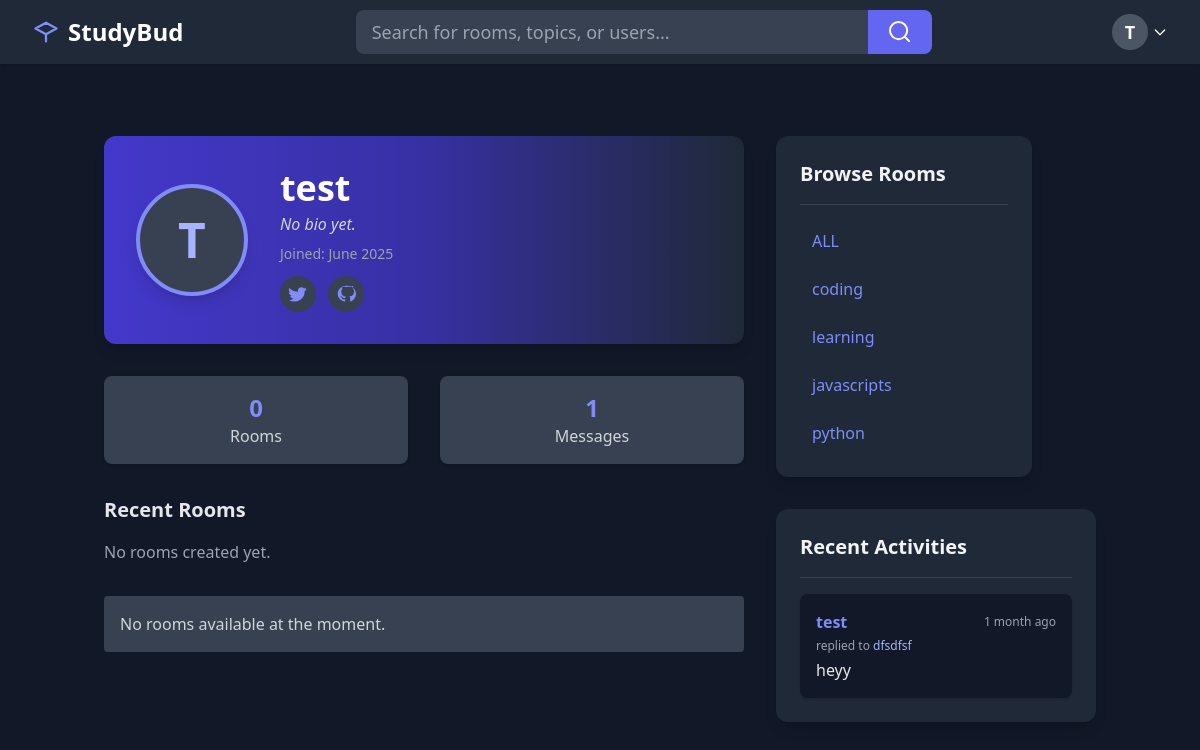
The page /profile/4/ on the database its author committed.
### base/models.py (models this page shows, shortened)
class Topic(models.Model):
    name = models.CharField(max_length=200)

class Message(models.Model):
    user = models.ForeignKey(User, on_delete=models.CASCADE)
    room = models.ForeignKey(Room, on_delete=models.CASCADE)
    body = models.TextField()
    updated = models.DateTimeField(auto_now=True)
    created = models.DateTimeField(auto_now_add=True)
    def __str__(self):
        return self.body[0:50]

class Room(models.Model):
    host = models.ForeignKey(User, on_delete=models.SET_NULL, null=True)
    topic = models.ForeignKey(Topic, on_delete=models.SET_NULL, null=True)
    name = models.CharField(max_length=200)
    description = models.TextField(null=True, blank=True)
    participants = models.ManyToManyField(User, related_name='participants', blank=True)
    updated = models.DateTimeField(auto_now=True)
    created = models.DateTimeField(auto_now_add=True)
    class Meta():
        ordering = ['-updated', '-created']
    def __str__(self):
        return self.name

### base/views.py (the view)
# urls.py: path('profile/<str:pk>/', views.userProfile, name='profile'),
def userProfile(request,pk):
    user = User.objects.get(id=pk)
    rooms = user.room_set.all()
    room_msgs = user.message_set.all()
    topics = Topic.objects.all()
    context = {"user": user, "rooms":rooms, "room_msgs": room_msgs, "topics": topics, "msgs":room_msgs }
    return render(request, 'base/profile.html', context)

### base/templates/base/profile.html (shortened to what this page needs)
{% extends 'main.html' %} {% block content %}
<div class="flex justify-center items-start min-h-screen bg-gray-900 py-10">
  <div class="w-full max-w-3xl">
    <div class="relative bg-gradient-to-r from-indigo-700 via-indigo-800 to-gray-800 rounded-xl shadow-lg p-8 mb-8 flex items-center gap-8">
      {% if user.profile.avatar %}
        <img src="{{user.profile.avatar.url}}" alt="profile image" class="rounded-full w-28 h-28 border-4 border-indigo-400 bg-gray-700 object-cover shadow-lg">
      {% else %}
        <span class="inline-flex items-center justify-center w-28 h-28 rounded-full bg-gray-700 text-indigo-300 text-5xl font-bold border-4 border-indigo-400 shadow-lg">
          {{ user.username|slice:':1'|upper }}
        </span>
      {% endif %}
      <div>
        <h2 class="text-4xl font-extrabold text-white mb-1 flex items-center gap-2">
          {{user.username}}
        </h2>
        <p class="text-gray-300 mb-2 italic">{{user.profile.bio|default:'No bio yet.'}}</p>
        <div class="flex items-center gap-4 text-gray-400 text-sm mb-2">
          <span>Joined: {{ user.date_joined|date:"F Y" }}</span>
        </div>
        <div class="flex gap-3 mt-3">
          <span class="bg-gray-700 p-2 rounded-full text-indigo-400 hover:bg-indigo-600 transition cursor-pointer">
          </span>
          <span class="bg-gray-700 p-2 rounded-full text-indigo-400 hover:bg-indigo-600 transition cursor-pointer">
          </span>
        </div>
      </div>
    </div>
    <div class="flex gap-8 mb-8">
      <div class="bg-gray-700 rounded-lg px-6 py-4 text-center flex-1 shadow">
        <div class="text-2xl font-bold text-indigo-400">{{user.room_set.all.count}}</div>
        <div class="text-gray-300">Rooms</div>
      </div>
      <div class="bg-gray-700 rounded-lg px-6 py-4 text-center flex-1 shadow">
        <div class="text-2xl font-bold text-indigo-400">{{user.message_set.all.count}}</div>
        <div class="text-gray-300">Messages</div>
      </div>
    </div>
    <div class="mb-8">
      <h3 class="text-xl font-semibold text-gray-200 mb-4">Recent Rooms</h3>
      <div class="space-y-3">
        {% for room in user.room_set.all|slice:':3' %}
          <div class="bg-gray-700 rounded-lg px-4 py-3 flex justify-between items-center hover:bg-gray-600 transition">
            <span class="text-indigo-300 font-semibold">{{ room.name }}</span>
            <a href="{% url 'room' room.id %}" class="text-indigo-400 hover:underline">View</a>
          </div>
        {% empty %}
          <div class="text-gray-400">No rooms created yet.</div>
        {% endfor %}
      </div>
    </div>
    <div>
      {% include 'base/feed_component.html' %}
    </div>
  </div>
  <div class="ml-8 flex flex-col gap-8">
    {% include 'base/topics_components.html' %}
    {% include 'base/activity_components.html' %}
  </div>
</div>
{% endblock %}

### templates/Navbar.html (shortened to what this page needs)
<nav class="bg-gray-800 shadow">
  <div class="max-w-7xl mx-auto px-4 sm:px-6 lg:px-8">
    <div class="flex justify-between h-16 items-center">
      <div class="flex items-center gap-2">
        <svg xmlns="http://www.w3.org/2000/svg" class="h-7 w-7 text-indigo-400" fill="none" viewBox="0 0 24 24" stroke="currentColor"><path stroke-linecap="round" stroke-linejoin="round" stroke-width="2" d="M12 14l9-5-9-5-9 5 9 5zm0 0v6m0-6l-9-5m9 5l9-5" /></svg>
        <a class="text-2xl font-bold text-white" href="{% url 'home' %}">StudyBud</a>
      </div>
      <div class="flex-1 flex items-center justify-center">
        <form method="GET" action="{% url 'home' %}" class="w-full max-w-xl flex">
          <input
            class="flex-1 rounded-l-lg bg-gray-700 text-gray-100 px-4 py-2 focus:outline-none focus:ring-2 focus:ring-indigo-400 text-lg"
            type="text"
            placeholder="Search for rooms, topics, or users..."
            aria-label="Search"
            name="q"
          />
          <button
            class="rounded-r-lg bg-indigo-500 hover:bg-indigo-600 px-5 py-2 text-white text-lg"
            type="submit"
          >
            <svg xmlns="http://www.w3.org/2000/svg" class="h-6 w-6" fill="none" viewBox="0 0 24 24" stroke="currentColor">
              <path stroke-linecap="round" stroke-linejoin="round" stroke-width="2" d="M21 21l-4.35-4.35m0 0A7.5 7.5 0 104.5 4.5a7.5 7.5 0 0012.15 12.15z" />
            </svg>
          </button>
        </form>
      </div>
      <div class="flex items-center gap-2">
        {% if user.is_authenticated %}
        <div class="relative ml-2" id="profileDropdownContainer">
          <button id="profileDropdownBtn" type="button" class="flex items-center focus:outline-none">
            <span class="inline-block h-9 w-9 rounded-full bg-gray-600 flex items-center justify-center text-white text-lg font-bold">
              {{ user.username|slice:":1"|upper }}
            </span>
            <svg class="ml-1 w-4 h-4 text-white" fill="none" stroke="currentColor" viewBox="0 0 24 24"><path stroke-linecap="round" stroke-linejoin="round" stroke-width="2" d="M19 9l-7 7-7-7"/></svg>
          </button>
        </div>
        {% else %}
        <a href="{% url 'login' %}" class="text-white bg-indigo-500 hover:bg-indigo-600 px-4 py-2 rounded transition font-semibold">Login</a>
        <a href="{% url 'register' %}" class="text-white bg-gray-700 hover:bg-indigo-400 px-4 py-2 rounded transition font-semibold">Register</a>
        {% endif %}
      </div>
    </div>
  </div>
</nav>

### base/templates/base/topics_components.html
<aside
  class="w-full md:w-64 bg-gray-800 rounded-xl p-6 shadow-lg flex-shrink-0 mb-6 md:mb-0"
>
  <h3 class="text-xl font-bold text-gray-100 mb-4">Browse Rooms</h3>
  <div class="border-b border-gray-700 mb-4"></div>
  {% if topics %}
  <ul class="space-y-2">
    <li>
      <a
        href="{% url 'home' %}"
        class="block px-3 py-2 rounded-lg text-indigo-400 hover:bg-gray-700 transition"
        >ALL</a
      >
    </li>
    {% for topic in topics %}
    <li>
      <a
        href="{% url 'home' %}?q={{ topic.name }}"
        class="block px-3 py-2 rounded-lg text-indigo-400 hover:bg-gray-700 transition"
        >{{ topic.name }}</a
      >
    </li>
    {% endfor %}
  </ul>
  {% else %}
  <div class="bg-gray-700 text-gray-300 rounded p-3 mt-4">
    No topics available at the moment.
  </div>
  {% endif %}
</aside>

### base/templates/base/activity_components.html
<aside
  class="w-full md:w-80 bg-gray-800 rounded-xl p-6 shadow-lg flex-shrink-0"
>
  <h3 class="text-xl font-bold text-gray-100 mb-4">Recent Activities</h3>
  <div class="border-b border-gray-700 mb-4"></div>
  <div class="space-y-4">
    {% for msg in msgs %}
    <div class="bg-gray-900 rounded-lg p-4 shadow flex flex-col">
      <div class="flex items-center justify-between mb-1">
        <span class="text-indigo-400 font-semibold">
          <a href="{% url 'profile' msg.user.id %}"> {{ msg.user }} </a>
        </span>
        <span class="text-xs text-gray-400">{{msg.created|timesince}} ago</span>
      </div>
      <span class="text-gray-400 text-xs mb-1"
        >replied to <span class="text-indigo-300">{{msg.room}}</span></span
      >
      <p class="text-gray-200">{{ msg }}</p>
    </div>
    {% empty %}
    <div class="bg-gray-700 text-gray-300 rounded p-4">
      No recent activities.
    </div>
    {% endfor %}
  </div>
</aside>

### rows shown on the page
Topic: name "coding"
Topic: name "learning"
Topic: name "javascripts"
Topic: name "python"
Message: user "test", created "1 month", room "dfsdfsf", body "heyy"

### other values the page prints
{{ user.username|slice:":1"|upper }} "T"
{{ user.username|slice:':1'|upper }} "T"
{{ user.username }} "test"
{{ user.profile.bio|default:'No bio yet.' }} "No bio yet."
{{ user.date_joined|date:"F Y" }} "June 2025"
{{ user.room_set.all.count }} "0"
{{ user.message_set.all.count }} "1"
